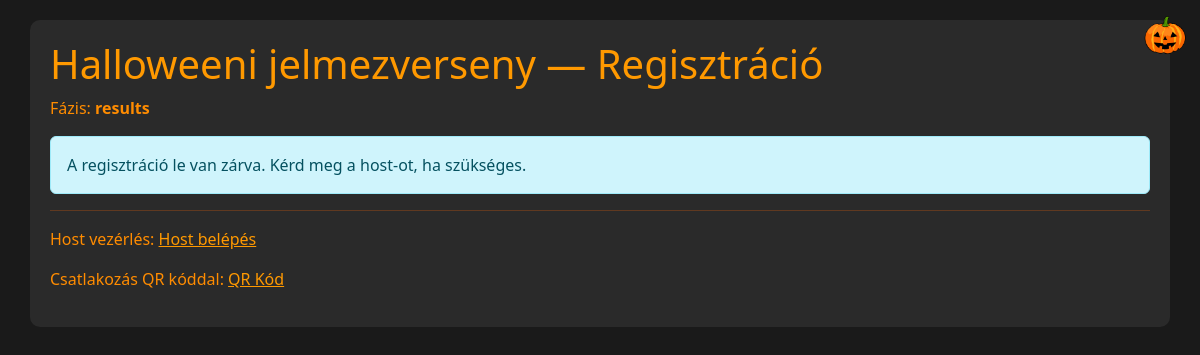
/halloween_app_qr_preserve/index.php, run on an earlier commit of the app's database.
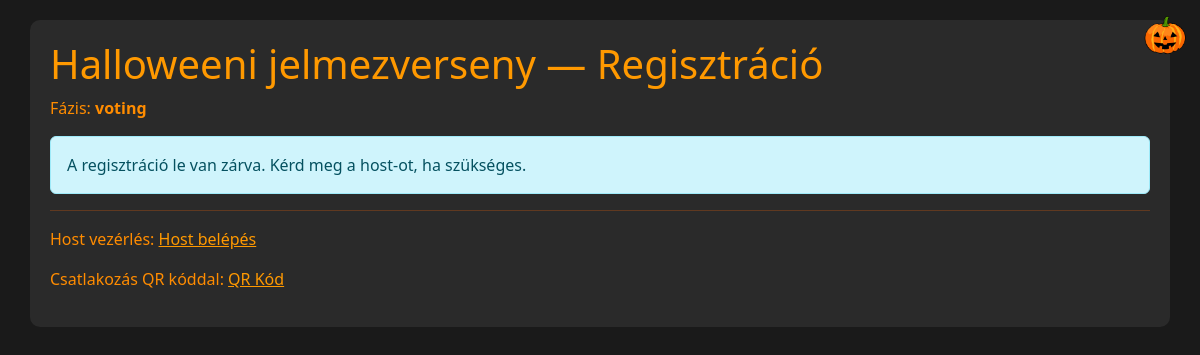
And on a later commit of the database.
### tables this page shows
CREATE TABLE meta (
    k TEXT PRIMARY KEY,
    v TEXT
);

### halloween_app_qr_preserve/inc/db.php (called while the page is built, shortened)
<?php
function get_phase($pdo) {
    $st = $pdo->query("SELECT v FROM meta WHERE k='phase'");
    $r = $st->fetchColumn();
    return $r ?: 'registration';
}
?>

### halloween_app_qr_preserve/inc/functions.php (called while the page is built, shortened)
<?php
require_once __DIR__ . '/db.php';
function h($s){ return htmlspecialchars($s, ENT_QUOTES); }
?>

### halloween_app_qr_preserve/index.php (the view, shortened to what this page needs)
<?php
require 'inc/db.php';
require 'inc/functions.php';
$phase = get_phase($pdo);
?>
<!doctype html>
<html>
<head>
<link rel="stylesheet" href="https://cdn.jsdelivr.net/npm/bootstrap@5.3.0/dist/css/bootstrap.min.css">
<link rel="stylesheet" href="assets/css/custom.css">
</head>
<body>
<div class="container">
  <h1>Halloweeni jelmezverseny — Regisztráció</h1>
  <p>Fázis: <strong><?php echo h($phase); ?></strong></p>
  <?php if ($phase === 'registration'): ?>
  <form method="post" enctype="multipart/form-data" class="row g-3">
    <div class="col-md-6">
      <label class="form-label">Versenyző neve</label>
      <input name="name" class="form-control" required maxlength="45">
    </div>
    <div class="col-md-6">
      <label class="form-label">Jelmez neve</label>
      <input name="costume" class="form-control" required maxlength="45">
    </div>
    <div class="col-12">
      <label class="form-label">Fénykép (opcionális) — jpg/png/webp, kliens oldalon formázva, ha túl nagy</label>
      <input type="file" name="photo" accept="image/*" class="form-control">
    </div>
    <div class="col-12">
      <button class="btn btn-primary">Regisztrál</button>
    </div>
  </form>
  <?php else: ?>
    <div class="alert alert-info">A regisztráció le van zárva. Kérd meg a host-ot, ha szükséges.</div>
  <?php endif; ?>
  <hr>
  <p>Host vezérlés: <a href="login.php">Host belépés</a></p>
  <p>Csatlakozás QR kóddal: <a href="qrcode.php">QR Kód</a></p>
  <img src="assets/images/pumpkin.png" class="pumpkin" alt="pumpkin">
</div>
</body>
</html>

What changed in the data, as far as the page shows it:
changed meta: v "results" → "voting"
